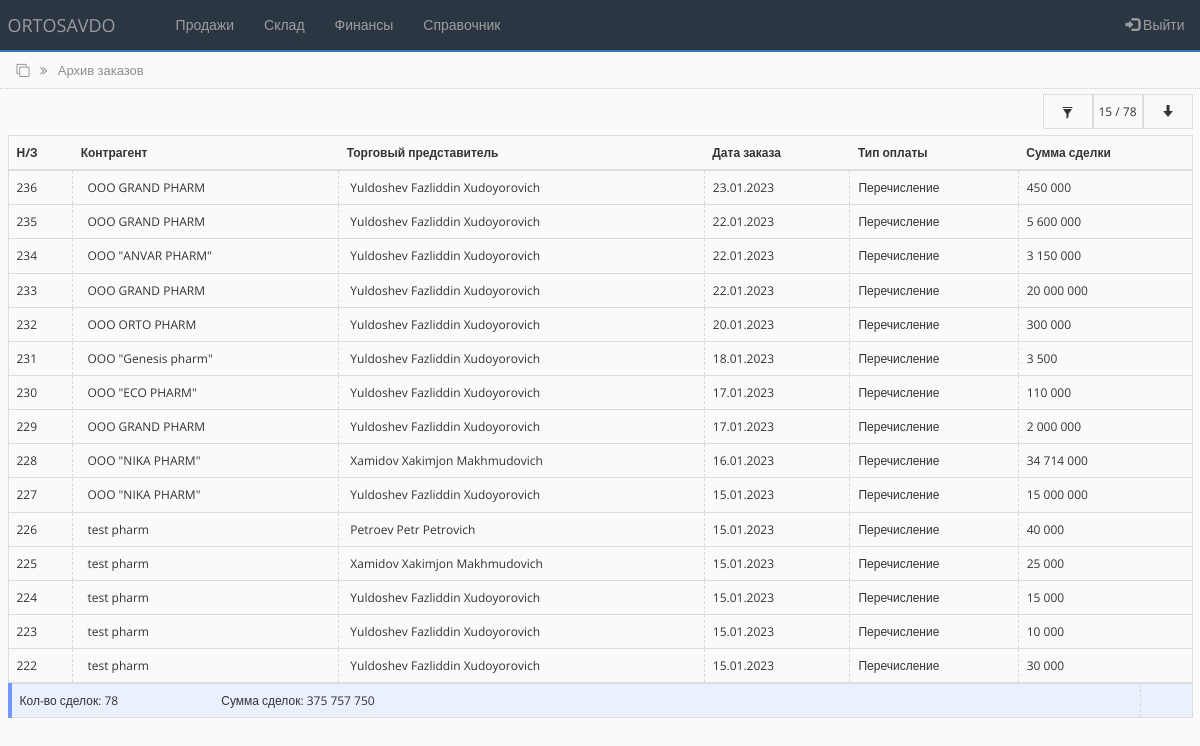
The page /archive_order.php (signed in) on the database as committed earlier.
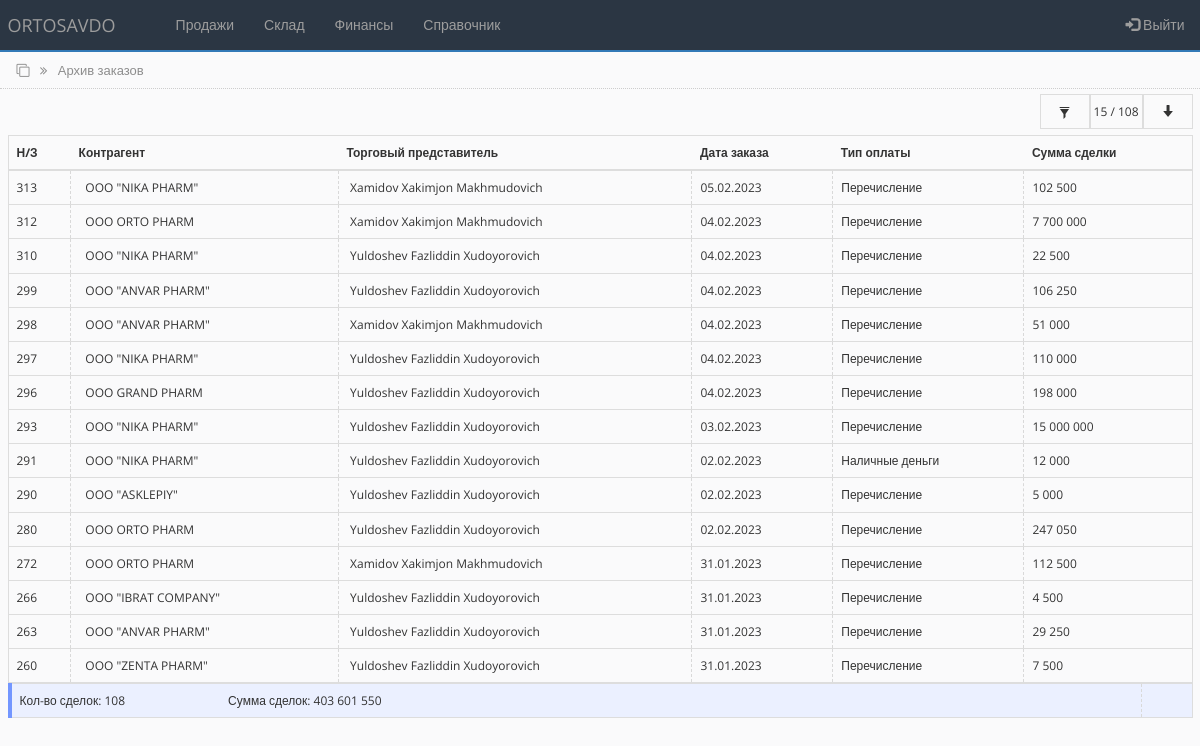
The same page on the database as committed later.
### tables this page shows
CREATE TABLE `main_ord_tbl` (
  `id` int(100) NOT NULL,
  `contractor` varchar(250) NOT NULL,
  `sale_agent` varchar(250) NOT NULL,
  `ord_date` date NOT NULL,
  `payment_type` varchar(250) NOT NULL,
  `transaction_amount` int(100) NOT NULL,
  `order_status` int(100) NOT NULL DEFAULT '0'
);

CREATE TABLE `counterparties_tbl` (
  `id` int(255) NOT NULL,
  `name` varchar(250) NOT NULL,
  `alternative_name` varchar(250) NOT NULL,
  `inn` varchar(255) NOT NULL,
  `nds` varchar(255) NOT NULL,
  `raschetny_schet` varchar(255) NOT NULL,
  `mfo` varchar(100) NOT NULL,
  `address` varchar(250) NOT NULL,
  `contact` varchar(250) NOT NULL,
  `director` varchar(250) NOT NULL,
  `accountant` varchar(250) NOT NULL
);

CREATE TABLE `users_tbl` (
  `id` int(100) NOT NULL,
  `name` varchar(255) NOT NULL,
  `surname` varchar(255) NOT NULL,
  `fathername` varchar(255) NOT NULL,
  `login` varchar(255) NOT NULL,
  `pass` varchar(255) NOT NULL,
  `role` varchar(255) NOT NULL,
  `status` varchar(255) NOT NULL
);

### bot_lib.php (called while the page is built, shortened)
<?php
function get_user($connect, $user_id){
	$query = "SELECT * FROM users_tbl WHERE id='$user_id'";
	$result = mysqli_query($connect, $query);
	$user = mysqli_fetch_assoc($result);
	return $user;
}
function get_contractor($connect, $contractor_id){
	$query = "SELECT * FROM counterparties_tbl WHERE id='$contractor_id'";
	$result = mysqli_query($connect, $query);
	$contractor = mysqli_fetch_assoc($result);
	return $contractor;
}
?>

### archive_order.php (the view, shortened to what the changed rows need)
<?php
include('settings.php');
include('bot_lib.php');
$limit = 15;
if (isset($_POST['id_contractor']) AND isset($_POST['from_date']) AND isset($_POST['to_date'])) {
    $id_cont = $_POST['id_contractor'];
    $fr_date = $_POST['from_date'];
    $to_date = $_POST['to_date'];
    $bg_sts = '#ebf0ff';
    $display_sts = 'none';
    $display_sts_filer_on = 'true';
     $query = "SELECT * FROM main_ord_tbl WHERE contractor = '$id_cont' AND order_status='1' AND ord_date >= '$fr_date' AND ord_date <= '$to_date' ORDER BY id DESC";
     $all_debt_query = "SELECT sum(transaction_amount) as all_debt, count(id) as allcount FROM main_ord_tbl WHERE contractor = '$id_cont' AND order_status='1' AND ord_date >= '$fr_date' AND ord_date <= '$to_date' ORDER BY id DESC";
 }
 else {
     $query = "SELECT * FROM main_ord_tbl WHERE order_status='1' ORDER BY id desc LIMIT 0,".$limit;
     $all_debt_query = "SELECT sum(transaction_amount) as all_debt, count(id) as allcount FROM main_ord_tbl WHERE order_status='1'";
 }
$all_debt_result = mysqli_query ($connect, $all_debt_query);
$all_debt_fetch = mysqli_fetch_array($all_debt_result);
$all_debt = $all_debt_fetch['all_debt'];
$all_count = $all_debt_fetch['allcount'];
$rs_result = mysqli_query ($connect, $query);
?>
<!DOCTYPE html>
<html lang="en">
<head>
    <link rel="stylesheet" href="https://maxcdn.bootstrapcdn.com/bootstrap/3.4.1/css/bootstrap.min.css">
    <link rel="stylesheet" href="https://cdnjs.cloudflare.com/ajax/libs/font-awesome/4.7.0/css/font-awesome.min.css">
    <link rel="stylesheet" href="css/bootstrap-grid.min.css">
    <link rel="stylesheet" href="https://cdnjs.cloudflare.com/ajax/libs/selectize.js/0.15.2/css/selectize.default.min.css" />
    <link rel="stylesheet" href="css/style.css">
</head>
<body>
<div class="toolbar">
        <div class="container-fluid">
            <div class="toolbar_wrapper">
                <div class="filter-container">
                        <div style="display:<?php echo $display_sts;?>" class="filter-container-item">
                            <span><span id="row_c"><?php echo $limit; ?></span> / <?php echo $all_count; ?></span>
                        </div>
                    </div>
            </div>
        </div>
</div>
<div class="all_table">
    <div class="container-fluid">
        <table class="table table-hover" style="border-collapse:collapse;">
        <thead>
            <tr>
                <th scope="col">Н/З</th>
                <th scope="col">Контрагент</th>
                <th scope="col">Торговый представитель</th>
                <th scope="col">Дата заказа</th>
                <th scope="col">Тип оплаты</th>
                <th scope="col">Сумма сделки</th>
            </tr>
        </thead>
        <tbody class="postList">
<?php
    $i = 0;
    while ($row = mysqli_fetch_array($rs_result)) {
    $i++;
?>
        <tr data-toggle="collapse" data-target="#row<?php echo $i;?>" aria-expanded="true" class="accordion-toggle">
            <td><?php echo $row["id"]; ?></td>
            <td><?php $user = get_contractor($connect, $row["contractor"]);?>&nbsp;<?php echo $user["surname"]; ?>&nbsp;<?php echo $user["name"]; ?>&nbsp;<?php echo $user["fathername"]; ?></td>
            <td><?php $user = get_user($connect, $row["sale_agent"]);?>&nbsp;<?php echo $user["surname"]; ?>&nbsp;<?php echo $user["name"]; ?>&nbsp;<?php echo $user["fathername"]; ?></td>
            <td><?php echo $date = date("d.m.Y", strtotime($row["ord_date"])); ?></td>
            <td><?php echo $row["payment_type"]; ?></td>
            <td><?php echo number_format($row['transaction_amount'], 0, '.', ' '); ?></td>
        </tr>
<?php
    };
?>
        </tbody>
        </table>
        <table class="table" style="background-color:#ebf0ff; border-left: 4px solid #7396ff;">
            <tr>
                <td style="text-align:left;">Кол-во сделок: <?php echo number_format($all_count, 0, ',', ' '); ?>
                <span style="margin-left:100px;">Сумма сделок: <?php echo number_format($all_debt, 0, ',', ' '); ?></span>
                </td>
                <td style="text-align:left;"></td>
            </tr>
        </table>
    </div>
</div>
</body>
</html>

Rows that differ between the two databases and show on the page:
no longer on this page (row unchanged): main_ord_tbl: id "236", counterparties_tbl.name "OOO GRAND PHARM", users_tbl.surname "Yuldoshev", users_tbl.name "Fazliddin", users_tbl.fathername "Xudoyorovich", ord_date "23.01.2023", payment_type "Перечисление", transaction_amount "450 000"
no longer on this page (row unchanged): main_ord_tbl: id "235", counterparties_tbl.name "OOO GRAND PHARM", users_tbl.surname "Yuldoshev", users_tbl.name "Fazliddin", users_tbl.fathername "Xudoyorovich", ord_date "22.01.2023", payment_type "Перечисление", transaction_amount "5 600 000"
no longer on this page (row unchanged): main_ord_tbl: id "234", counterparties_tbl.name "OOO \"ANVAR PHARM\"", users_tbl.surname "Yuldoshev", users_tbl.name "Fazliddin", users_tbl.fathername "Xudoyorovich", ord_date "22.01.2023", payment_type "Перечисление", transaction_amount "3 150 000"
no longer on this page (row unchanged): main_ord_tbl: id "233", counterparties_tbl.name "OOO GRAND PHARM", users_tbl.surname "Yuldoshev", users_tbl.name "Fazliddin", users_tbl.fathername "Xudoyorovich", ord_date "22.01.2023", payment_type "Перечисление", transaction_amount "20 000 000"
no longer on this page (row unchanged): main_ord_tbl: id "232", counterparties_tbl.name "OOO ORTO PHARM", users_tbl.surname "Yuldoshev", users_tbl.name "Fazliddin", users_tbl.fathername "Xudoyorovich", ord_date "20.01.2023", payment_type "Перечисление", transaction_amount "300 000"
no longer on this page (row unchanged): main_ord_tbl: id "231", counterparties_tbl.name "OOO \"Genesis pharm\"", users_tbl.surname "Yuldoshev", users_tbl.name "Fazliddin", users_tbl.fathername "Xudoyorovich", ord_date "18.01.2023", payment_type "Перечисление", transaction_amount "3 500"
no longer on this page (row unchanged): main_ord_tbl: id "230", counterparties_tbl.name "OOO \"ECO PHARM\"", users_tbl.surname "Yuldoshev", users_tbl.name "Fazliddin", users_tbl.fathername "Xudoyorovich", ord_date "17.01.2023", payment_type "Перечисление", transaction_amount "110 000"
no longer on this page (row unchanged): main_ord_tbl: id "229", counterparties_tbl.name "OOO GRAND PHARM", users_tbl.surname "Yuldoshev", users_tbl.name "Fazliddin", users_tbl.fathername "Xudoyorovich", ord_date "17.01.2023", payment_type "Перечисление", transaction_amount "2 000 000"
no longer on this page (row unchanged): main_ord_tbl: id "228", counterparties_tbl.name "OOO \"NIKA PHARM\"", users_tbl.surname "Xamidov", users_tbl.name "Xakimjon", users_tbl.fathername "Makhmudovich", ord_date "16.01.2023", payment_type "Перечисление", transaction_amount "34 714 000"
no longer on this page (row unchanged): main_ord_tbl: id "227", counterparties_tbl.name "OOO \"NIKA PHARM\"", users_tbl.surname "Yuldoshev", users_tbl.name "Fazliddin", users_tbl.fathername "Xudoyorovich", ord_date "15.01.2023", payment_type "Перечисление", transaction_amount "15 000 000"
no longer on this page (row unchanged): main_ord_tbl: id "226", counterparties_tbl.name "test pharm", users_tbl.surname "Petroev", users_tbl.name "Petr", users_tbl.fathername "Petrovich", ord_date "15.01.2023", payment_type "Перечисление", transaction_amount "40 000"
no longer on this page (row unchanged): main_ord_tbl: id "225", counterparties_tbl.name "test pharm", users_tbl.surname "Xamidov", users_tbl.name "Xakimjon", users_tbl.fathername "Makhmudovich", ord_date "15.01.2023", payment_type "Перечисление", transaction_amount "25 000"
no longer on this page (row unchanged): main_ord_tbl: id "224", counterparties_tbl.name "test pharm", users_tbl.surname "Yuldoshev", users_tbl.name "Fazliddin", users_tbl.fathername "Xudoyorovich", ord_date "15.01.2023", payment_type "Перечисление", transaction_amount "15 000"
no longer on this page (row unchanged): main_ord_tbl: id "223", counterparties_tbl.name "test pharm", users_tbl.surname "Yuldoshev", users_tbl.name "Fazliddin", users_tbl.fathername "Xudoyorovich", ord_date "15.01.2023", payment_type "Перечисление", transaction_amount "10 000"
no longer on this page (row unchanged): main_ord_tbl: id "222", counterparties_tbl.name "test pharm", users_tbl.surname "Yuldoshev", users_tbl.name "Fazliddin", users_tbl.fathername "Xudoyorovich", ord_date "15.01.2023", payment_type "Перечисление", transaction_amount "30 000"
added main_ord_tbl: id "313", counterparties_tbl.name "OOO \"NIKA PHARM\"", users_tbl.surname "Xamidov", users_tbl.name "Xakimjon", users_tbl.fathername "Makhmudovich", ord_date "05.02.2023", payment_type "Перечисление", transaction_amount "102 500"
added main_ord_tbl: id "312", counterparties_tbl.name "OOO ORTO PHARM", users_tbl.surname "Xamidov", users_tbl.name "Xakimjon", users_tbl.fathername "Makhmudovich", ord_date "04.02.2023", payment_type "Перечисление", transaction_amount "7 700 000"
added main_ord_tbl: id "310", counterparties_tbl.name "OOO \"NIKA PHARM\"", users_tbl.surname "Yuldoshev", users_tbl.name "Fazliddin", users_tbl.fathername "Xudoyorovich", ord_date "04.02.2023", payment_type "Перечисление", transaction_amount "22 500"
added main_ord_tbl: id "299", counterparties_tbl.name "OOO \"ANVAR PHARM\"", users_tbl.surname "Yuldoshev", users_tbl.name "Fazliddin", users_tbl.fathername "Xudoyorovich", ord_date "04.02.2023", payment_type "Перечисление", transaction_amount "106 250"
added main_ord_tbl: id "298", counterparties_tbl.name "OOO \"ANVAR PHARM\"", users_tbl.surname "Xamidov", users_tbl.name "Xakimjon", users_tbl.fathername "Makhmudovich", ord_date "04.02.2023", payment_type "Перечисление", transaction_amount "51 000"
added main_ord_tbl: id "297", counterparties_tbl.name "OOO \"NIKA PHARM\"", users_tbl.surname "Yuldoshev", users_tbl.name "Fazliddin", users_tbl.fathername "Xudoyorovich", ord_date "04.02.2023", payment_type "Перечисление", transaction_amount "110 000"
added main_ord_tbl: id "296", counterparties_tbl.name "OOO GRAND PHARM", users_tbl.surname "Yuldoshev", users_tbl.name "Fazliddin", users_tbl.fathername "Xudoyorovich", ord_date "04.02.2023", payment_type "Перечисление", transaction_amount "198 000"
added main_ord_tbl: id "293", counterparties_tbl.name "OOO \"NIKA PHARM\"", users_tbl.surname "Yuldoshev", users_tbl.name "Fazliddin", users_tbl.fathername "Xudoyorovich", ord_date "03.02.2023", payment_type "Перечисление", transaction_amount "15 000 000"
added main_ord_tbl: id "291", counterparties_tbl.name "OOO \"NIKA PHARM\"", users_tbl.surname "Yuldoshev", users_tbl.name "Fazliddin", users_tbl.fathername "Xudoyorovich", ord_date "02.02.2023", payment_type "Наличные деньги", transaction_amount "12 000"
added main_ord_tbl: id "290", counterparties_tbl.name "OOO \"ASKLEPIY\"", users_tbl.surname "Yuldoshev", users_tbl.name "Fazliddin", users_tbl.fathername "Xudoyorovich", ord_date "02.02.2023", payment_type "Перечисление", transaction_amount "5 000"
added main_ord_tbl: id "280", counterparties_tbl.name "OOO ORTO PHARM", users_tbl.surname "Yuldoshev", users_tbl.name "Fazliddin", users_tbl.fathername "Xudoyorovich", ord_date "02.02.2023", payment_type "Перечисление", transaction_amount "247 050"
added main_ord_tbl: id "272", counterparties_tbl.name "OOO ORTO PHARM", users_tbl.surname "Xamidov", users_tbl.name "Xakimjon", users_tbl.fathername "Makhmudovich", ord_date "31.01.2023", payment_type "Перечисление", transaction_amount "112 500"
added main_ord_tbl: id "266", counterparties_tbl.name "OOO \"IBRAT COMPANY\"", users_tbl.surname "Yuldoshev", users_tbl.name "Fazliddin", users_tbl.fathername "Xudoyorovich", ord_date "31.01.2023", payment_type "Перечисление", transaction_amount "4 500"
added main_ord_tbl: id "263", counterparties_tbl.name "OOO \"ANVAR PHARM\"", users_tbl.surname "Yuldoshev", users_tbl.name "Fazliddin", users_tbl.fathername "Xudoyorovich", ord_date "31.01.2023", payment_type "Перечисление", transaction_amount "29 250"
added main_ord_tbl: id "260", counterparties_tbl.name "OOO \"ZENTA PHARM\"", users_tbl.surname "Yuldoshev", users_tbl.name "Fazliddin", users_tbl.fathername "Xudoyorovich", ord_date "31.01.2023", payment_type "Перечисление", transaction_amount "7 500"
Other text that changed with them:
$all_count: "78" → "108"
$all_debt: "375 757 750" → "403 601 550"
